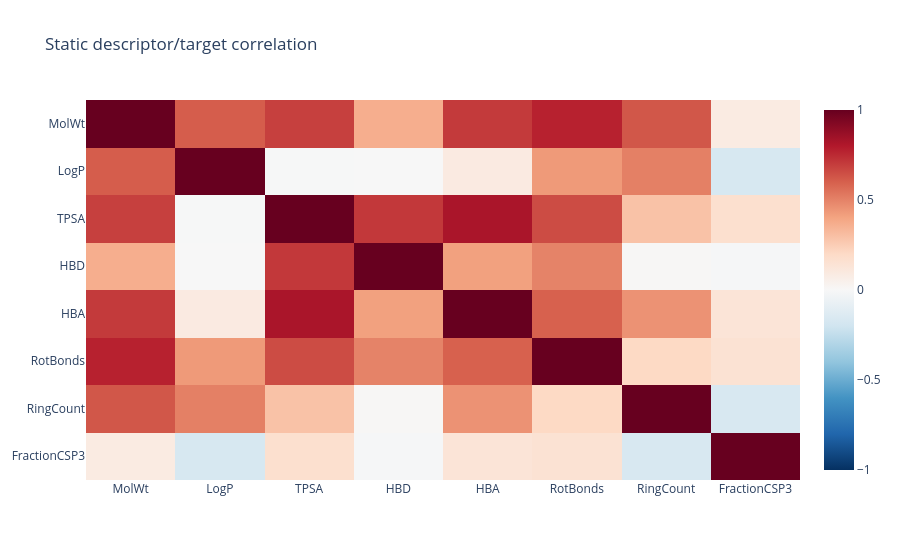

Here is the notebook cell this chart was saved with:
### Code cell
correlation_plot = px.imshow(
    X_small.corr(),
    zmin=-1,
    zmax=1,
    color_continuous_scale="RdBu_r",
    title="Static descriptor/target correlation",
    aspect="auto",
)
correlation_plot.show()

### Figure 1 — Plotly figure (JSON) as saved in the notebook; plotly's stock layout.template omitted (floating-point values rounded to 4 significant figures)
{"data": [{"coloraxis": "coloraxis", "hovertemplate": "x: %{x}<br>y: %{y}<br>color: %{z}<extra></extra>", "name": "0", "type": "heatmap", "x": ["MolWt", "LogP", "TPSA", "HBD", "HBA", "RotBonds", "RingCount", "FractionCSP3"], "xaxis": "x", "y": ["MolWt", "LogP", "TPSA", "HBD", "HBA", "RotBonds", "RingCount", "FractionCSP3"], "yaxis": "y", "z": [[1.0, 0.6076, 0.6879, 0.3652, 0.7057, 0.7741, 0.6263, 0.08839], [0.6076, 1.0, -0.002772, -0.001428, 0.09182, 0.4331, 0.5085, -0.1661], [0.6879, -0.002772, 1.0, 0.7104, 0.8226, 0.6549, 0.2929, 0.1672], [0.3652, -0.001428, 0.7104, 1.0, 0.4103, 0.4984, 0.00761, -0.01153], [0.7057, 0.09182, 0.8226, 0.4103, 1.0, 0.5962, 0.4538, 0.1333], [0.7741, 0.4331, 0.6549, 0.4984, 0.5962, 1.0, 0.2048, 0.1497], [0.6263, 0.5085, 0.2929, 0.00761, 0.4538, 0.2048, 1.0, -0.1649], [0.08839, -0.1661, 0.1672, -0.01153, 0.1333, 0.1497, -0.1649, 1.0]]}], "layout": {"coloraxis": {"autocolorscale": false, "cmax": 1, "cmin": -1, "colorscale": [[0, "rgb(5,48,97)"], [0.1, "rgb(33,102,172)"], [0.2, "rgb(67,147,195)"], [0.3, "rgb(146,197,222)"], [0.4, "rgb(209,229,240)"], [0.5, "rgb(247,247,247)"], [0.6, "rgb(253,219,199)"], [0.7, "rgb(244,165,130)"], [0.8, "rgb(214,96,77)"], [0.9, "rgb(178,24,43)"], [1, "rgb(103,0,31)"]]}, "title": {"text": "Static descriptor/target correlation"}, "xaxis": {"anchor": "y", "domain": [0, 1]}, "yaxis": {"anchor": "x", "autorange": "reversed", "domain": [0, 1]}}}
